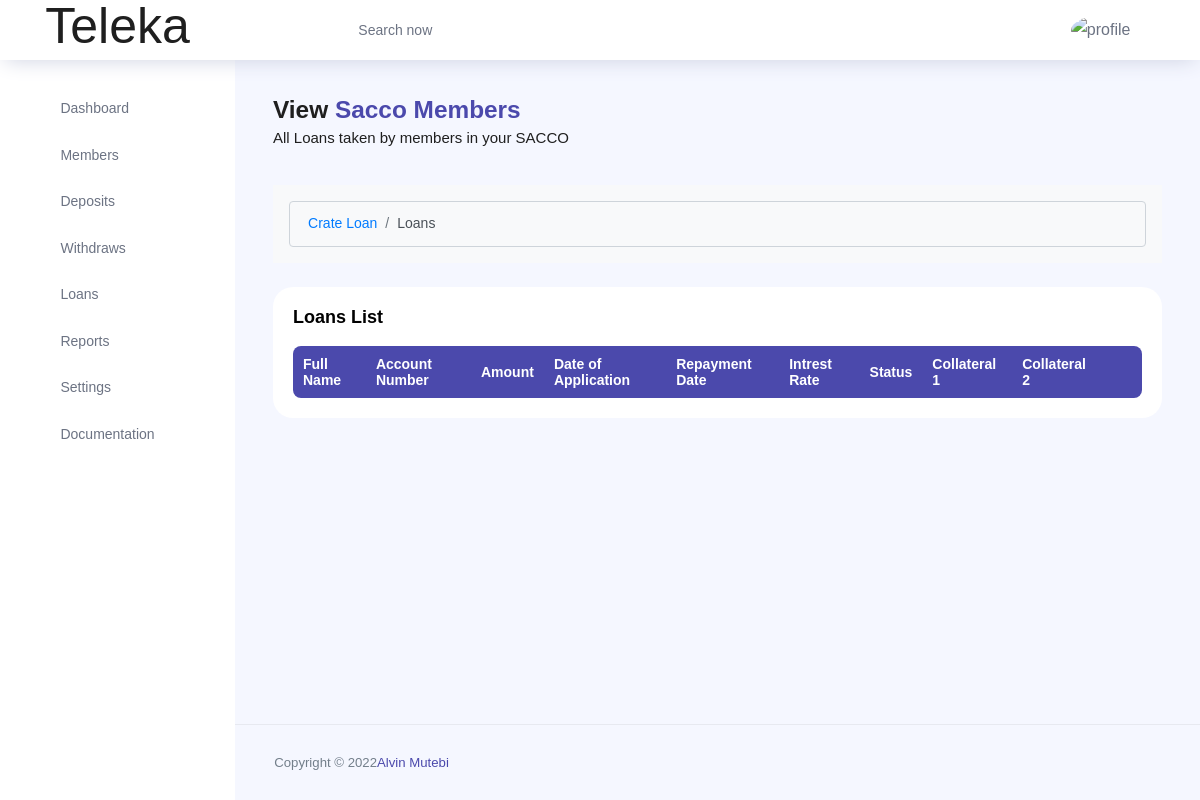
The page /view-loans/ (signed in) on the database as committed earlier.
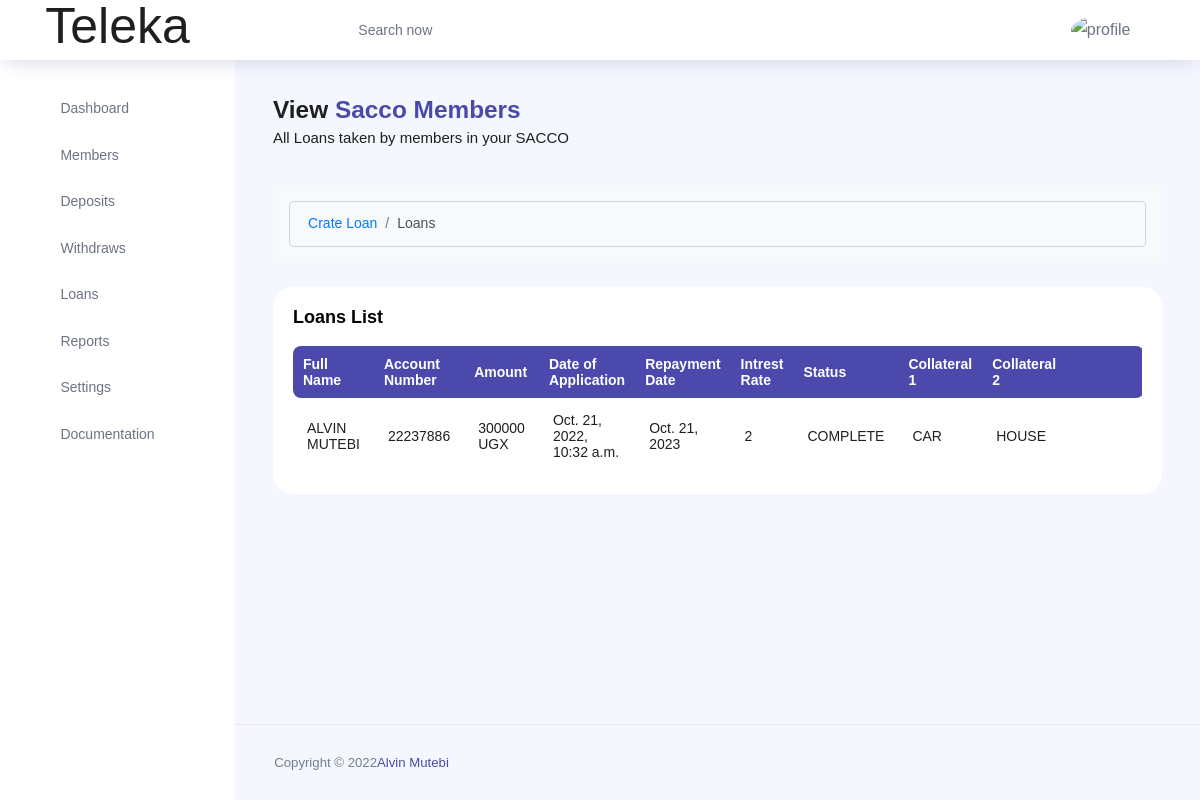
The same page on the database as committed later.
### teleka/models.py (models this page shows, shortened)
class Loan(models.Model):
		STATUS = (
		('COMPLETE','COMPLETE'),
		('PENDING', 'PENDING'),
		)
		REPAY_PERIOD = (
		('DAYS','DAYS'),
		('MONTHS', 'MONTHS'),
		('YEARS', 'YEARS'),
		)
		member_name = models.ForeignKey(Member, on_delete=models.CASCADE, null=True, blank=True)
		account_number = models.CharField(max_length=200, null=True)
		amount = models.CharField(max_length=200, null=True)
		date_of_loan_application = models.DateTimeField(auto_now=True, null=True)
		date_of_repayemnt = models.DateField(auto_now=False,auto_now_add=False,null=True)
		intrest_rate = models.CharField(max_length=200, null=True)
		repay_in = models.CharField(max_length=200, choices=REPAY_PERIOD)
		status = models.CharField(max_length=200, choices=STATUS)
		collateral1 = models.CharField(max_length=200, null=True)
		collateral2 = models.CharField(max_length=200, null=True)
		reason = models.TextField(max_length=1000, null=True)

class Member(models.Model):
	STATUS = (
		('ACTIVE','ACTIVE'),
		('PENDING', 'PENDING'),
		)
	ID_TYPE = (
		('NATIONAL ID', 'NATIONAL ID'),
		('PASSPORT', 'PASSPORT'),
		('DRIVING PERMIT', 'DRIVING PERMIT'),
	    )
	GENDER = (
		('MALE','MALE'),
		('FEMALE', 'FEMALE'),
		)
	DISTRICTS = (
		('Abim','Abim'),
		('Adjumani','Adjumani'),
		('Agago','Agago'),
		('Alebtong','Alebtong'),
		('Amolatar','Amolatar'),
		('Amudat','Amudat'),
		('Amuria','Amuria'),
		('Amuru','Amuru'),
		('Apac','Apac'),
		('Arua','Arua'),
		('Budaka','Budaka'),
		('Bududa','Bududa'),
		('Bugiri','Bugiri'),
		('Bugweri','Bugweri'),
		('Buikwe','Buikwe'),
		('Bukedea','Bukedea'),
		('Bukomansimbi','Bukomansimbi'),
		('Bukwa','Bukwa'),
		('Bulambuli','Bulambuli'),
		('Buliisa','Buliisa'),
		('Bundibugyo','Bundibugyo'),
		('Bunyangabu','Bunyangabu'),
		('Bushenyi','Bushenyi'),
		('Busia','Busia'),
		('Butebo','Butebo'),
		('Buvuma','Buvuma'),
		('Buyende','Buyende'),
		('Dokolo','Dokolo'),
		('Gomba','Gomba'),
		('Gulu','Gulu'),
		('Hoima','Hoima'),
		('Ibanda','Ibanda'),
		('Iganga','Iganga'),
		('Isingiro','Isingiro'),
		('Jinja','Jinja'),
		('Kaabong','Kaabong'),
		('Kabale','Kabale'),
		('Kabarole','Kabarole'),
		('Kaberamaido','Kaberamaido'),
		('Kagadi','Kagadi'),
		('Kakumiro','Kakumiro'),
		('Kalangala','Kalangala'),
		('Kaliro','Kaliro'),
		('Kalungu','Kalungu'),
		('Kampala','Kampala'),
		('Kamuli','Kamuli'),
		('Kamwenge','Kamwenge'),
		('Kanungu','Kanungu'),
		('Kapchorwa','Kapchorwa'),
		('Kapelebyong','Kapelebyong'),
		('Kasanda','Kasanda'),
		('Kasese','Kasese'),
		('Katakwi','Katakwi'),
		('Kayunga','Kayunga'),
		('Kibaale','Kibaale'),
		('Kiboga','Kiboga'),
		('Kibuku','Kibuku'),
		('Kikuube','Kikuube'),
		('Kiruhura','Kiruhura'),
		('Kiryandongo','Kiryandongo'),
		('Kisoro','Kisoro'),
		('Kitgum','Kitgum'),
		('Koboko','Koboko'),
		('Kole','Kole'),
		('Kotido','Kotido'),
		('Kumi','Kumi'),
		('Kwania','Kwania'),
		('Kween','Kween'),
		('Kyankwanzi','Kyankwanzi'),
		('Kyegegwa','Kyegegwa'),
		('Kyenjojo','Kyenjojo'),
		('Kyotera','Kyotera'),
		('Lamwo','Lamwo'),
		('Lira','Lira'),
		('Luuka','Luuka'),
		('Luwero','Luwero'),
		('Lwengo','Lwengo'),
		('Lyantonde','Lyantonde'),
		('Manafwa','Manafwa'),
		('Maracha','Maracha'),
		('Masaka','Masaka'),
		('Masindi','Masindi'),
		('Mayuge','Mayuge'),
		('Mbale','Mbale'),
		('Mbarara','Mbarara'),
		('Mitooma','Mitooma'),
		('Mityana','Mityana'),
		('Moroto','Moroto'),
		('Moyo','Moyo'),
		('Mpigi','Mpigi'),
		('Mubende','Mubende'),
		('Mukono','Mukono'),
		('Nabilatuk','Nabilatuk'),
		('Nakapiripirit','Nakapiripirit'),
		('Nakaseke','Nakaseke'),
		('Nakasongola','Nakasongola'),
		('Namayingo','Namayingo'),
		('Namisindwa','Namisindwa'),
		('Namutumba','Namutumba'),
		('Napak','Napak'),
		('Nebbi','Nebbi'),
		('Ngora','Ngora'),
		('Ntoroko','Ntoroko'),
		('Ntungamo','Ntungamo'),
		('Nwoya','Nwoya'),
		('Omoro','Omoro'),
		('Otuke','Otuke'),
		('Oyam','Oyam'),
		('Pader','Pader'),
		('Pakwach','Pakwach'),
		('Pallisa','Pallisa'),
		('Rakai','Rakai'),
		('Rubanda','Rubanda'),
		('Rubirizi','Rubirizi'),
		('Rukiga','Rukiga'),
		('Rukungiri','Rukungiri'),
		('Sembabule','Sembabule'),
		('Serere','Serere'),
		('Sheema','Sheema'),
		('Sironko','Sironko'),
		('Soroti','Soroti'),
		('Tororo','Tororo'),
		('Wakiso','Wakiso'),
		('Yumbe','Yumbe'),
		('Zombo','Zombo'),
		)
	user = models.ForeignKey(User, on_delete=models.CASCADE, null=True, blank=True)
	firstname = models.CharField(max_length=200, null=True)
	lastname = models.CharField(max_length=200, null=True)
	id_type = models.CharField(max_length=200, null=True, choices=ID_TYPE)
	id_number = models.CharField(max_length=200, null=True)
	gender = models.CharField(max_length=200, null=True, choices=GENDER)
	date_of_birth = models.DateField(auto_now_add=False, null=True)
	district = models.CharField(max_length=200, null=True, choices=DISTRICTS)
	county = models.CharField(max_length=200, null=True)
	subcounty = models.CharField(max_length=200, null=True)
	parish = models.CharField(max_length=200, null=True)
	village = models.CharField(max_length=200, null=True)
	account_number = models.CharField(max_length=200, null=True)
	opening_balance = models.CharField(max_length=200, null=True)
	email = models.CharField(max_length=200, null=True)
	phone = models.CharField(max_length=200, null=True)
	next_of_keen_first_name = models.CharField(max_length=200, null=True)
	next_of_keen_last_name = models.CharField(max_length=200, null=True)
	next_of_keen_phone = models.CharField(max_length=200, null=True)
	next_of_keen_relationship = models.CharField(max_length=200, null=True)
	status = models.CharField(max_length=200, null=True, choices=STATUS)
	def __str__(self):
		return self.firstname + " " + self.lastname

### teleka/views.py (the view)
# urls.py: path('view-loans/',ViewLoan.as_view(), name='view-loans'),
class ViewLoan(LoginRequiredMixin, SuccessMessageMixin,ListView):
    model= User
    model = Loan
    context_object_name = 'loans'
    template_name = 'teleka/viewLoan.html'
    def get_context_data(self, **kwargs):
        context = super().get_context_data(**kwargs)
        context['loans'] = context['loans']    #.filter(user=self.request.user)
        return context

### teleka/templates/teleka/viewLoan.html (shortened to what this page needs)
{% extends 'teleka/main.html' %}
{% load crispy_forms_tags %}
{% load static %}
{% block content %}
{% include 'teleka/header.html' %}
<div class="main-panel">
    <div class="content-wrapper">
        <div class="row">
            <div class="col-md-12 grid-margin">
                <div class="row">
                    <div class="col-12 col-xl-8 mb-4 mb-xl-0">
                        <h3 class="font-weight-bold">View <span class="text-primary">Sacco Members</span>
                        </h3>
                        <h6 class="font-weight-normal mb-0">All Loans taken by members in your SACCO</h6>
                    </div>
                </div>
            </div>
        </div>
        <div class="row">
            <div class="col">
                <nav aria-label="breadcrumb" class="bg-light rounded-3 p-3 mb-4">
                    <ol class="breadcrumb mb-0">
                        <li class="breadcrumb-item"><a href="{% url 'create-loan' %}">Crate Loan</a></li>
                        <li class="breadcrumb-item active" aria-current="page">Loans</li>
                    </ol>
                </nav>
            </div>
        </div>
        <div class="row">
            <div class="col-md-12 grid-margin stretch-card">
                <div class="card">
                    <div class="card-body">
                        <p class="card-title">Loans List</p>
                        <div class="row">
                            <div class="col-12">
                                <div class="table-responsive">
                                    <table id="example" class="display expandable-table" style="width:100%">
                                        <thead>
                                            <tr>
                                                <th>Full Name</th>
                                                <th>Account Number</th>
                                                <th>Amount</th>
                                                <th>Date of Application</th>
                                                <th>Repayment Date</th>
                                                <th>Intrest Rate</th>
                                                <th>Status</th>
                                                <th>Collateral 1</th>
                                                <th>Collateral 2</th>
                                                <th></th>
                                                <th></th>
                                            </tr>
                                        </thead>
                                        <tbody>
                                            {% for loan in loans %}
                                            <tr>
                                                <td>{{loan.member_name}}</td>
                                                <td>{{loan.account_number}}</td>
                                                <td>{{loan.amount}} UGX</td>
                                                <td>{{loan.date_of_loan_application}}</td>
                                                <td>{{loan.date_of_repayemnt}}</td>
                                                <td>{{loan.intrest_rate}}</td>
                                                <td>{{loan.status}}</td>
                                                <td>{{loan.collateral1}}</td>
                                                <td>{{loan.collateral2}}</td>
                                                <td><a href="{% url 'loan-update' loan.id %}"><i
                                                            class="ti-pencil-alt text-primary"></i></a></td>
                                                <td><a href="{% url 'loan-delete' loan.id %}"><i
                                                            class="ti-trash text-primary"></i></a></td>
                                            </tr>
                                            {% endfor %}
                                        </tbody>
                                    </table>
                                </div>
                            </div>
                        </div>
                    </div>
                </div>
            </div>
        </div>
    </div>
    <footer class="footer">
        <div class="d-sm-flex justify-content-center justify-content-sm-between">
            <span class="text-muted text-center text-sm-left d-block d-sm-inline-block">Copyright © 2022<a
                    href="https://www.bootstrapdash.com/" target="_blank">Alvin Mutebi</a></span>
        </div>
    </footer>
</div>
{% endblock content%}

Rows that differ between the two databases and show on the page:
added Loan: member_name "ALVIN MUTEBI", account_number "22237886", amount "300000", date_of_loan_application "Oct. 21, 2022, 10:32 a.m.", date_of_repayemnt "Oct. 21, 2023", intrest_rate "2", status "COMPLETE", collateral1 "CAR", collateral2 "HOUSE"
